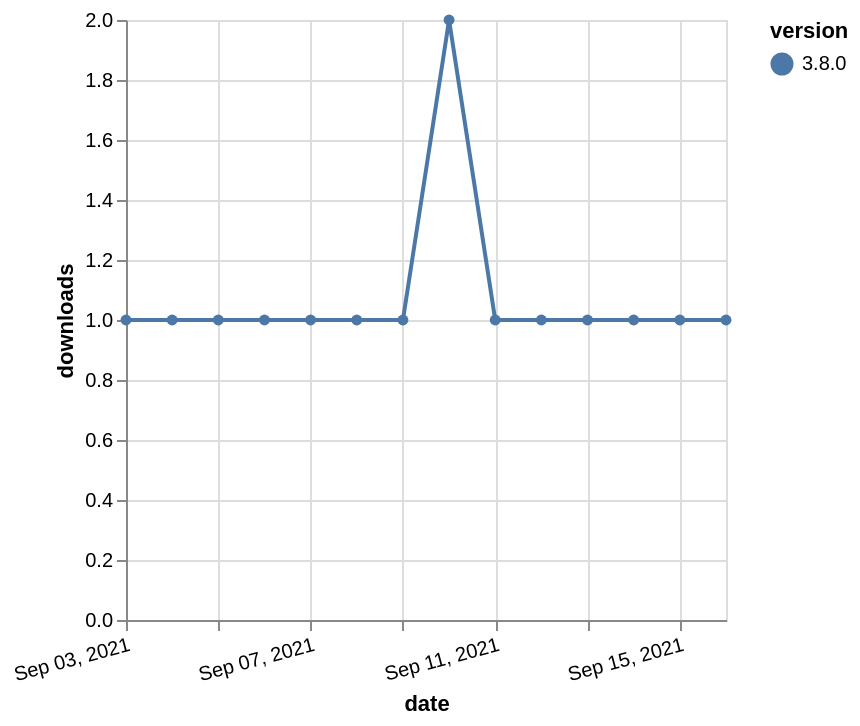

Write the Vega-Lite specification saved for this chart.
### Vega-Lite specification from a JSON file in a GitHub repository (floating-point values rounded to 4 significant figures)
{"$schema": "https://vega.github.io/schema/vega-lite/v5.json", "description": "A simple bar chart with embedded data.", "data": {"values": [{"date": "2021-09-03", "total": 214, "delta": 1, "version": "3.8.0"}, {"date": "2021-09-04", "total": 215, "delta": 1, "version": "3.8.0"}, {"date": "2021-09-05", "total": 216, "delta": 1, "version": "3.8.0"}, {"date": "2021-09-06", "total": 217, "delta": 1, "version": "3.8.0"}, {"date": "2021-09-07", "total": 218, "delta": 1, "version": "3.8.0"}, {"date": "2021-09-08", "total": 219, "delta": 1, "version": "3.8.0"}, {"date": "2021-09-09", "total": 220, "delta": 1, "version": "3.8.0"}, {"date": "2021-09-10", "total": 222, "delta": 2, "version": "3.8.0"}, {"date": "2021-09-11", "total": 223, "delta": 1, "version": "3.8.0"}, {"date": "2021-09-12", "total": 224, "delta": 1, "version": "3.8.0"}, {"date": "2021-09-13", "total": 225, "delta": 1, "version": "3.8.0"}, {"date": "2021-09-14", "total": 226, "delta": 1, "version": "3.8.0"}, {"date": "2021-09-15", "total": 227, "delta": 1, "version": "3.8.0"}, {"date": "2021-09-16", "total": 228, "delta": 1, "version": "3.8.0"}]}, "width": "container", "mark": {"type": "line", "point": {"filled": true}}, "encoding": {"x": {"field": "date", "type": "temporal", "timeUnit": "yearmonthdate", "title": "date", "axis": {"labelAngle": -15}}, "y": {"field": "delta", "type": "quantitative", "title": "downloads"}, "color": {"field": "version", "type": "nominal"}, "tooltip": {"field": "delta"}}}
